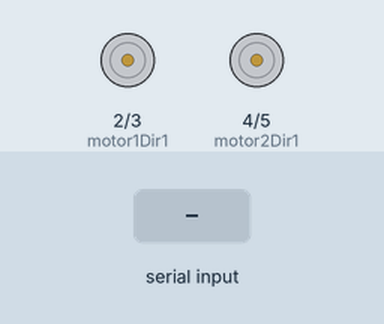
A sketch run on a simulated Arduino Uno, built with avr-gcc and run on an emulated ATmega328P. Parts: motor-driver pin pairs drawn as motors (green arrow = first pin HIGH = forward, orange = second pin HIGH = backward, longer = more drive, scaled by the enable pin). The inputs (shaded band) are chosen by the test bench.

Above: at 1.2 s.
1.3 s: "L" received over Serial
At 1.9 s:
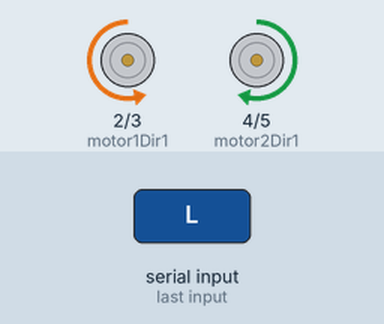
4.3 s: "B" received over Serial
At 5.4 s:
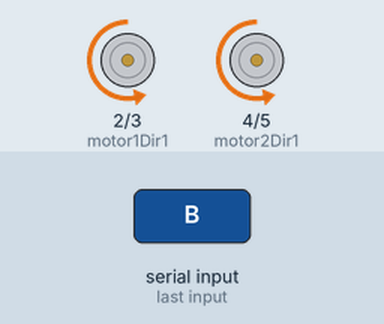
5.8 s: "R" received over Serial
At 6.5 s:
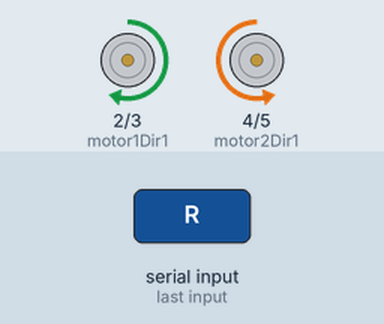
8.8 s: "S" received over Serial
At 10.0 s:
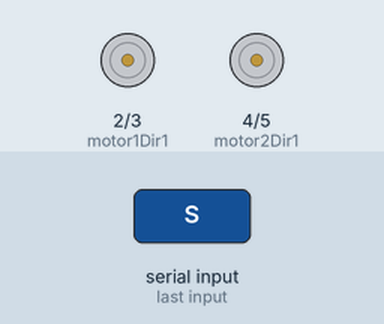
10.3 s: "F" received over Serial
At 11.2 s:
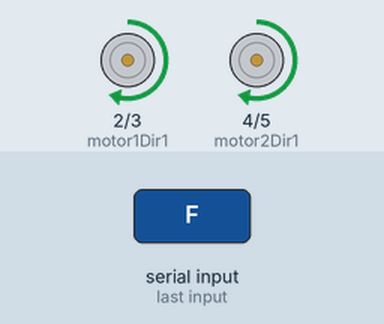
Timing chart, 0 to 12.8 s (numbered marks = the images above; inputs shaded):
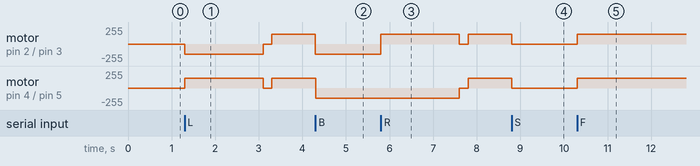

Measured:
- after the input at 1.3 s, motor on pin 2 (motor1Dir1) / pin 3 (motor1Dir2): stopped → backward 150/255 at once, → stopped 1.8 s later, → forward 150/255 0.20 s later; motor on pin 4 (motor2Dir1) / pin 5 (motor2Dir2): stopped → forward 150/255 at once, → stopped 1.8 s later, → forward 150/255 0.20 s later
- after the input at 4.3 s, motor on pin 2 (motor1Dir1) / pin 3 (motor1Dir2), motor on pin 4 (motor2Dir1) / pin 5 (motor2Dir2): forward 150/255 → backward 150/255 at once
- after the input at 5.8 s, motor on pin 2 (motor1Dir1) / pin 3 (motor1Dir2): backward 150/255 → forward 150/255 at once, → stopped 1.8 s later, → forward 150/255 0.20 s later; motor on pin 4 (motor2Dir1) / pin 5 (motor2Dir2): backward 150/255 → stopped after 1.8 s, → forward 150/255 0.20 s later
- after the input at 8.8 s, motor on pin 2 (motor1Dir1) / pin 3 (motor1Dir2), motor on pin 4 (motor2Dir1) / pin 5 (motor2Dir2): forward 150/255 → stopped at once
- after the input at 10.3 s, motor on pin 2 (motor1Dir1) / pin 3 (motor1Dir2), motor on pin 4 (motor2Dir1) / pin 5 (motor2Dir2): stopped → forward 150/255 at once

The sketch:

EXP_2.ino
```cpp
// Define motor control pins
const int motor1Dir1 = 2; // Direction input 1 for Motor 1
const int motor1Dir2 = 3; // Direction input 2 for Motor 1
const int motor2Dir1 = 4; // Direction input 1 for Motor 2
const int motor2Dir2 = 5; // Direction input 2 for Motor 2

// Define PWM pins
const int motor1PWM = 9;  // PWM pin for Motor 1
const int motor2PWM = 10; // PWM pin for Motor 2

void setup() {
  // Set motor control pins as OUTPUT
  pinMode(motor1Dir1, OUTPUT);
  pinMode(motor1Dir2, OUTPUT);
  pinMode(motor2Dir1, OUTPUT);
  pinMode(motor2Dir2, OUTPUT);

  // Set PWM pins as OUTPUT
  pinMode(motor1PWM, OUTPUT);
  pinMode(motor2PWM, OUTPUT);

  Serial.begin(9600);
}

void loop() {
  if (Serial.available() > 0) {
    char command = Serial.read();
    executeCommand(command);
  }
}

void executeCommand(char command) {
  switch (command) {
    case 'B':
      moveBackward(150); // Move forward at full speed
      break;
    case 'F':
     moveForward(150); // Move backward at full speed
      break;
    case 'L':
      moveLeft(150); // Move left at full speed
      delay(1800);
      stopMotors();
      delay(200);
      moveForward(150); // Move forward after turn
      break;
    case 'R':
      moveRight(150); // Move right at full speed
      delay(1800);
      stopMotors();
      delay(200);
      moveForward(150); // Move forward after turn
      break;
    case 'S':
      stopMotors(); // Stop motors
      break;
    default:
      break;
  }
}

void moveForward(int speed) {
  digitalWrite(motor1Dir1, HIGH);
  digitalWrite(motor1Dir2, LOW);
  digitalWrite(motor2Dir1, HIGH);
  digitalWrite(motor2Dir2, LOW);
  analogWrite(motor1PWM, speed);
  analogWrite(motor2PWM, speed);
}

void moveBackward(int speed) {
  digitalWrite(motor1Dir1, LOW);
  digitalWrite(motor1Dir2, HIGH);
  digitalWrite(motor2Dir1, LOW);
  digitalWrite(motor2Dir2, HIGH);
  analogWrite(motor1PWM, speed);
  analogWrite(motor2PWM, speed);
}

void moveLeft(int speed) {
  digitalWrite(motor1Dir1, LOW);
  digitalWrite(motor1Dir2, HIGH);
  digitalWrite(motor2Dir1, HIGH);
  digitalWrite(motor2Dir2, LOW);
  analogWrite(motor1PWM, speed);
  analogWrite(motor2PWM, speed);
}

void moveRight(int speed) {
  digitalWrite(motor1Dir1, HIGH);
  digitalWrite(motor1Dir2, LOW);
  digitalWrite(motor2Dir1, LOW);
  digitalWrite(motor2Dir2, HIGH);
  analogWrite(motor1PWM, speed);
  analogWrite(motor2PWM, speed);
}

void stopMotors() {
  analogWrite(motor1PWM, 0);
  analogWrite(motor2PWM, 0);
  digitalWrite(motor1Dir1, LOW);
  digitalWrite(motor1Dir2, LOW);
  digitalWrite(motor2Dir1, LOW);
  digitalWrite(motor2Dir2, LOW);
}
```
